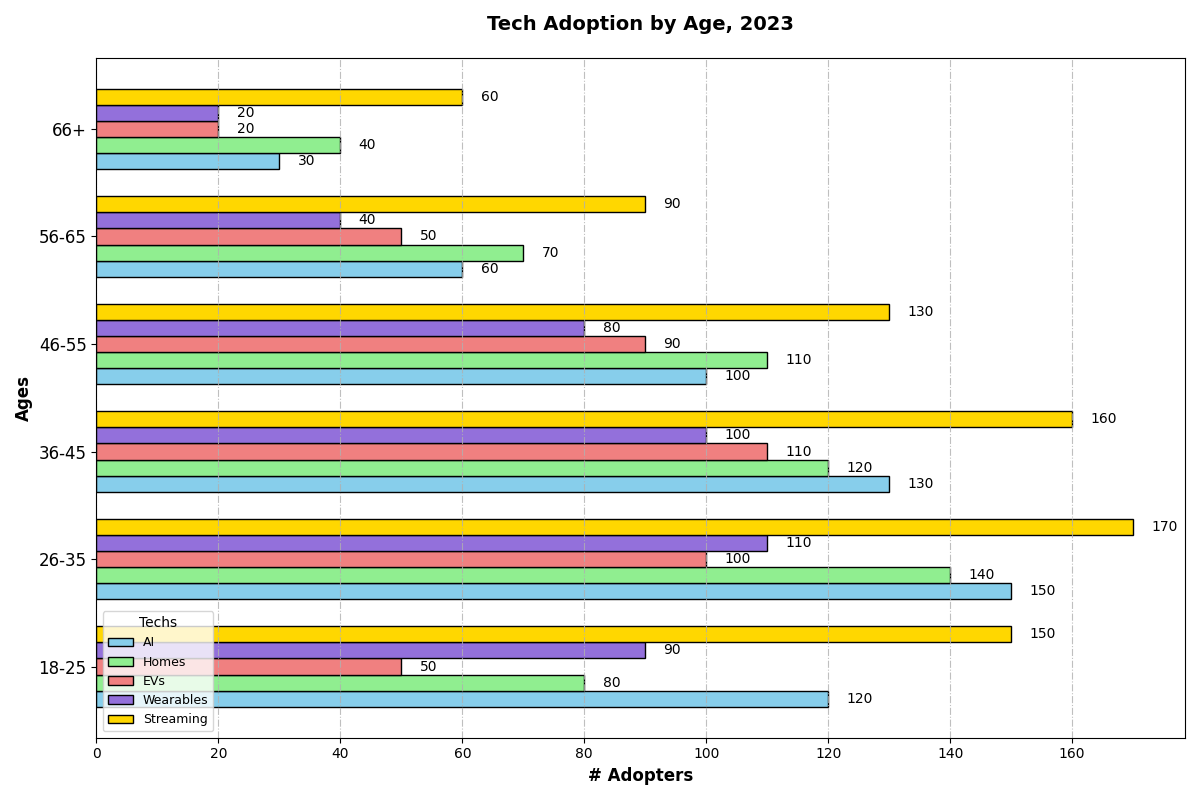

Write the Python code that produced this figure.
import matplotlib.pyplot as plt
import numpy as np

age_groups = ['18-25', '26-35', '36-45', '46-55', '56-65', '66+']

ai_assistants = [120, 150, 130, 100, 60, 30]
smart_homes = [80, 140, 120, 110, 70, 40]
electric_vehicles = [50, 100, 110, 90, 50, 20]
wearable_devices = [90, 110, 100, 80, 40, 20]
streaming_services = [150, 170, 160, 130, 90, 60]

fig, ax = plt.subplots(figsize=(12, 8))

height = 0.15

bar1 = np.arange(len(age_groups))
bar2 = [y + height for y in bar1]
bar3 = [y + height for y in bar2]
bar4 = [y + height for y in bar3]
bar5 = [y + height for y in bar4]

ax.barh(bar1, ai_assistants, height, label='AI', color='skyblue', edgecolor='black')
ax.barh(bar2, smart_homes, height, label='Homes', color='lightgreen', edgecolor='black')
ax.barh(bar3, electric_vehicles, height, label='EVs', color='lightcoral', edgecolor='black')
ax.barh(bar4, wearable_devices, height, label='Wearables', color='mediumpurple', edgecolor='black')
ax.barh(bar5, streaming_services, height, label='Streaming', color='gold', edgecolor='black')

ax.set_ylabel('Ages', fontsize=12, weight='bold')
ax.set_xlabel('# Adopters', fontsize=12, weight='bold')
ax.set_title('Tech Adoption by Age, 2023', fontsize=14, weight='bold', pad=20)

ax.set_yticks([r + 2*height for r in range(len(age_groups))])
ax.set_yticklabels(age_groups, fontsize=12)

def add_value_labels(y_positions, values):
    for y_pos, value in zip(y_positions, values):
        ax.text(value + 3, y_pos, str(value), va='center', color='black', fontsize=10)

add_value_labels(bar1, ai_assistants)
add_value_labels(bar2, smart_homes)
add_value_labels(bar3, electric_vehicles)
add_value_labels(bar4, wearable_devices)
add_value_labels(bar5, streaming_services)

ax.legend(title='Techs', loc='lower left', fontsize=9)

ax.xaxis.grid(True, linestyle='-.', alpha=0.8)

plt.tight_layout()
plt.show()
